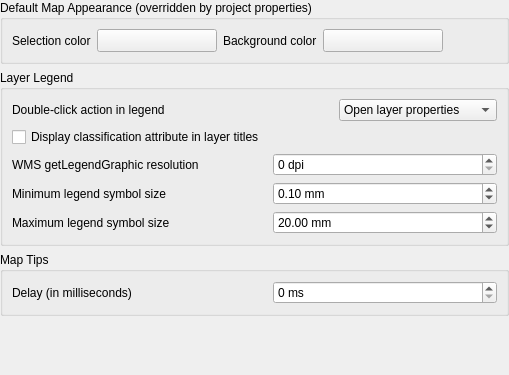
             <widget class="QWidget" name="mOptionsScrollAreaContents_06">
              <property name="geometry">
               <rect>
                <x>0</x>
                <y>0</y>
                <width>509</width>
                <height>375</height>
               </rect>
              </property>
              <layout class="QVBoxLayout" name="verticalLayout_25">
               <property name="leftMargin">
                <number>0</number>
               </property>
               <property name="topMargin">
                <number>0</number>
               </property>
               <property name="rightMargin">
                <number>0</number>
               </property>
               <property name="bottomMargin">
                <number>0</number>
               </property>
               <item>
                <widget class="QgsCollapsibleGroupBox" name="groupBox_9">
                 <property name="title">
                  <string>Default Map Appearance (overridden by project properties)</string>
                 </property>
                 <layout class="QGridLayout" name="gridLayout_7">
                  <item row="0" column="4">
                   <widget class="QgsColorButton" name="pbnCanvasColor">
                    <property name="sizePolicy">
                     <sizepolicy hsizetype="Fixed" vsizetype="Fixed">
                      <horstretch>0</horstretch>
                      <verstretch>0</verstretch>
                     </sizepolicy>
                    </property>
                    <property name="minimumSize">
                     <size>
                      <width>120</width>
                      <height>0</height>
                     </size>
                    </property>
                    <property name="maximumSize">
                     <size>
                      <width>120</width>
                      <height>16777215</height>
                     </size>
                    </property>
                    <property name="text">
                     <string/>
                    </property>
                   </widget>
                  </item>
                  <item row="0" column="6">
                   <spacer name="horizontalSpacer_28">
                    <property name="orientation">
                     <enum>Qt::Horizontal</enum>
                    </property>
                    <property name="sizeHint" stdset="0">
                     <size>
                      <width>40</width>
                      <height>20</height>
                     </size>
                    </property>
                   </spacer>
                  </item>
                  <item row="0" column="3">
                   <widget class="QLabel" name="label">
                    <property name="sizePolicy">
                     <sizepolicy hsizetype="Maximum" vsizetype="Preferred">
                      <horstretch>0</horstretch>
                      <verstretch>0</verstretch>
                     </sizepolicy>
                    </property>
                    <property name="text">
                     <string>Background color</string>
                    </property>
                   </widget>
                  </item>
                  <item row="0" column="0">
                   <widget class="QLabel" name="textLabel1_9">
                    <property name="sizePolicy">
                     <sizepolicy hsizetype="Maximum" vsizetype="Preferred">
                      <horstretch>0</horstretch>
                      <verstretch>0</verstretch>
                     </sizepolicy>
                    </property>
                    <property name="text">
                     <string>Selection color</string>
                    </property>
                   </widget>
                  </item>
                  <item row="0" column="1">
                   <widget class="QgsColorButton" name="pbnSelectionColor">
                    <property name="sizePolicy">
                     <sizepolicy hsizetype="Fixed" vsizetype="Fixed">
                      <horstretch>0</horstretch>
                      <verstretch>0</verstretch>
                     </sizepolicy>
                    </property>
                    <property name="minimumSize">
                     <size>
                      <width>120</width>
                      <height>0</height>
                     </size>
                    </property>
                    <property name="maximumSize">
                     <size>
                      <width>120</width>
                      <height>16777215</height>
                     </size>
                    </property>
                    <property name="text">
                     <string/>
                    </property>
                   </widget>
                  </item>
                 </layout>
                </widget>
               </item>
               <item>
                <widget class="QgsCollapsibleGroupBox" name="mLegendGrpBx">
                 <property name="minimumSize">
                  <size>
                   <width>0</width>
                   <height>0</height>
                  </size>
                 </property>
                 <property name="title">
                  <string>Layer Legend</string>
                 </property>
                 <layout class="QVBoxLayout" name="verticalLayout_21">
                  <item>
                   <layout class="QHBoxLayout" name="horizontalLayout_8">
                    <item>
                     <widget class="QLabel" name="label_15">
                      <property name="text">
                       <string>Double-click action in legend</string>
                      </property>
                     </widget>
                    </item>
                    <item>
                     <spacer name="horizontalSpacer_6">
                      <property name="orientation">
                       <enum>Qt::Horizontal</enum>
                      </property>
                      <property name="sizeHint" stdset="0">
                       <size>
                        <width>40</width>
                        <height>20</height>
                       </size>
                      </property>
                     </spacer>
                    </item>
                    <item>
                     <widget class="QComboBox" name="cmbLegendDoubleClickAction">
                      <item>
                       <property name="text">
                        <string>Open layer properties</string>
                       </property>
                      </item>
                      <item>
                       <property name="text">
                        <string>Open attribute table</string>
                       </property>
                      </item>
                      <item>
                       <property name="text">
                        <string>Open layer styling dock</string>
                       </property>
                      </item>
                     </widget>
                    </item>
                   </layout>
                  </item>
                  <item>
                   <widget class="QCheckBox" name="cbxLegendClassifiers">
                    <property name="text">
                     <string>Display classification attribute in layer titles</string>
                    </property>
                   </widget>
                  </item>
                  <item>
                   <layout class="QHBoxLayout" name="horizontalLayout_34">
                    <item>
                     <widget class="QLabel" name="label_58">
                      <property name="text">
                       <string>WMS getLegendGraphic resolution</string>
                      </property>
                     </widget>
                    </item>
                    <item>
                     <spacer name="horizontalSpacer_48">
                      <property name="orientation">
                       <enum>Qt::Horizontal</enum>
                      </property>
                      <property name="sizeType">
                       <enum>QSizePolicy::Preferred</enum>
                      </property>
                      <property name="sizeHint" stdset="0">
                       <size>
                        <width>30</width>
                        <height>20</height>
                       </size>
                      </property>
                     </spacer>
                    </item>
                    <item>
                     <widget class="QgsSpinBox" name="mLegendGraphicResolutionSpinBox">
                      <property name="toolTip">
                       <string extracomment="MAP_RESOLUTION or DPI value overloading getMap default value (set 0 to use default)"/>
                      </property>
                      <property name="whatsThis">
                       <string extracomment="MAP_RESOLUTION or DPI value overloading getMap default value (set 0 to use default)"/>
                      </property>
                      <property name="suffix">
                       <string> dpi</string>
                      </property>
                      <property name="minimum">
                       <number>0</number>
                      </property>
                      <property name="maximum">
                       <number>1000000</number>
                      </property>
                     </widget>
                    </item>
                   </layout>
                  </item>
                  <item>
                   <layout class="QHBoxLayout" name="horizontalLayout_41">
                    <item>
                     <widget class="QLabel" name="labelLegendSymbolMinimumSize">
                      <property name="text">
                       <string>Minimum legend symbol size</string>
                      </property>
                     </widget>
                    </item>
                    <item>
                     <spacer name="horizontalSpacer_49">
                      <property name="orientation">
                       <enum>Qt::Horizontal</enum>
                      </property>
                      <property name="sizeType">
                       <enum>QSizePolicy::Preferred</enum>
                      </property>
                      <property name="sizeHint" stdset="0">
                       <size>
                        <width>30</width>
                        <height>20</height>
                       </size>
                      </property>
                     </spacer>
                    </item>
                    <item>
                     <widget class="QgsDoubleSpinBox" name="mLegendSymbolMinimumSizeSpinBox">
                      <property name="sizePolicy">
                       <sizepolicy hsizetype="Preferred" vsizetype="Fixed">
                        <horstretch>0</horstretch>
                        <verstretch>0</verstretch>
                       </sizepolicy>
                      </property>
                      <property name="toolTip">
                       <string extracomment="(set value to 0 to skip minimum size)"/>
                      </property>
                      <property name="suffix">
                       <string> mm</string>
                      </property>
                      <property name="decimals">
                       <number>2</number>
                      </property>
                      <property name="maximum">
                       <double>999.000000000000000</double>
                      </property>
                      <property name="singleStep">
                       <double>0.200000000000000</double>
                      </property>
                      <property name="value">
                       <double>0.100000000000000</double>
                      </property>
                      <property name="showClearButton" stdset="0">
                       <bool>true</bool>
                      </property>
                     </widget>
                    </item>
                   </layout>
                  </item>
                  <item>
                   <layout class="QHBoxLayout" name="horizontalLayout_43">
                    <item>
                     <widget class="QLabel" name="labelLegendSymbolMaximumSize">
                      <property name="text">
                       <string>Maximum legend symbol size</string>
                      </property>
                     </widget>
                    </item>
                    <item>
                     <spacer name="horizontalSpacer_50">
                      <property name="orientation">
                       <enum>Qt::Horizontal</enum>
                      </property>
                      <property name="sizeType">
                       <enum>QSizePolicy::Preferred</enum>
                      </property>
                      <property name="sizeHint" stdset="0">
                       <size>
                        <width>30</width>
                        <height>20</height>
                       </size>
                      </property>
                     </spacer>
                    </item>
                    <item>
                     <widget class="QgsDoubleSpinBox" name="mLegendSymbolMaximumSizeSpinBox">
                      <property name="sizePolicy">
                       <sizepolicy hsizetype="Preferred" vsizetype="Fixed">
                        <horstretch>0</horstretch>
                        <verstretch>0</verstretch>
                       </sizepolicy>
                      </property>
                      <property name="toolTip">
                       <string extracomment="(set value to 0 to skip maximum size)"/>
                      </property>
                      <property name="suffix">
                       <string> mm</string>
                      </property>
                      <property name="decimals">
                       <number>2</number>
                      </property>
                      <property name="maximum">
                       <double>999.000000000000000</double>
                      </property>
                      <property name="singleStep">
                       <double>0.200000000000000</double>
                      </property>
                      <property name="value">
                       <double>20.000000000000000</double>
                      </property>
                      <property name="showClearButton" stdset="0">
                       <bool>true</bool>
                      </property>
                     </widget>
                    </item>
                   </layout>
                  </item>
                 </layout>
                </widget>
               </item>
               <item>
                <widget class="QgsCollapsibleGroupBox" name="groupBox_12">
                 <property name="title">
                  <string>Map Tips</string>
                 </property>
                 <layout class="QHBoxLayout" name="horizontalLayout_42">
                  <item>
                   <widget class="QLabel" name="textLabel1_16">
                    <property name="sizePolicy">
                     <sizepolicy hsizetype="Preferred" vsizetype="Preferred">
                      <horstretch>0</horstretch>
                      <verstretch>0</verstretch>
                     </sizepolicy>
                    </property>
                    <property name="text">
                     <string>Delay (in milliseconds)</string>
                    </property>
                   </widget>
                  </item>
                  <item>
                   <spacer name="horizontalSpacer_39">
                    <property name="orientation">
                     <enum>Qt::Horizontal</enum>
                    </property>
                    <property name="sizeType">
                     <enum>QSizePolicy::Preferred</enum>
                    </property>
                    <property name="sizeHint" stdset="0">
                     <size>
                      <width>30</width>
                      <height>20</height>
                     </size>
                    </property>
                   </spacer>
                  </item>
                  <item>
                   <widget class="QgsSpinBox" name="mMapTipsDelaySpinBox">
                    <property name="toolTip">
                     <string extracomment="MAP_RESOLUTION or DPI value overloading getMap default value (set 0 to use default)"/>
                    </property>
                    <property name="whatsThis">
                     <string extracomment="MAP_RESOLUTION or DPI value overloading getMap default value (set 0 to use default)"/>
                    </property>
                    <property name="suffix">
                     <string> ms</string>
                    </property>
                    <property name="minimum">
                     <number>0</number>
                    </property>
                    <property name="maximum">
                     <number>1000000</number>
                    </property>
                   </widget>
                  </item>
                 </layout>
                </widget>
               </item>
               <item>
                <spacer>
                 <property name="orientation">
                  <enum>Qt::Vertical</enum>
                 </property>
                 <property name="sizeHint" stdset="0">
                  <size>
                   <width>20</width>
                   <height>40</height>
                  </size>
                 </property>
                </spacer>
               </item>
              </layout>
             </widget>
